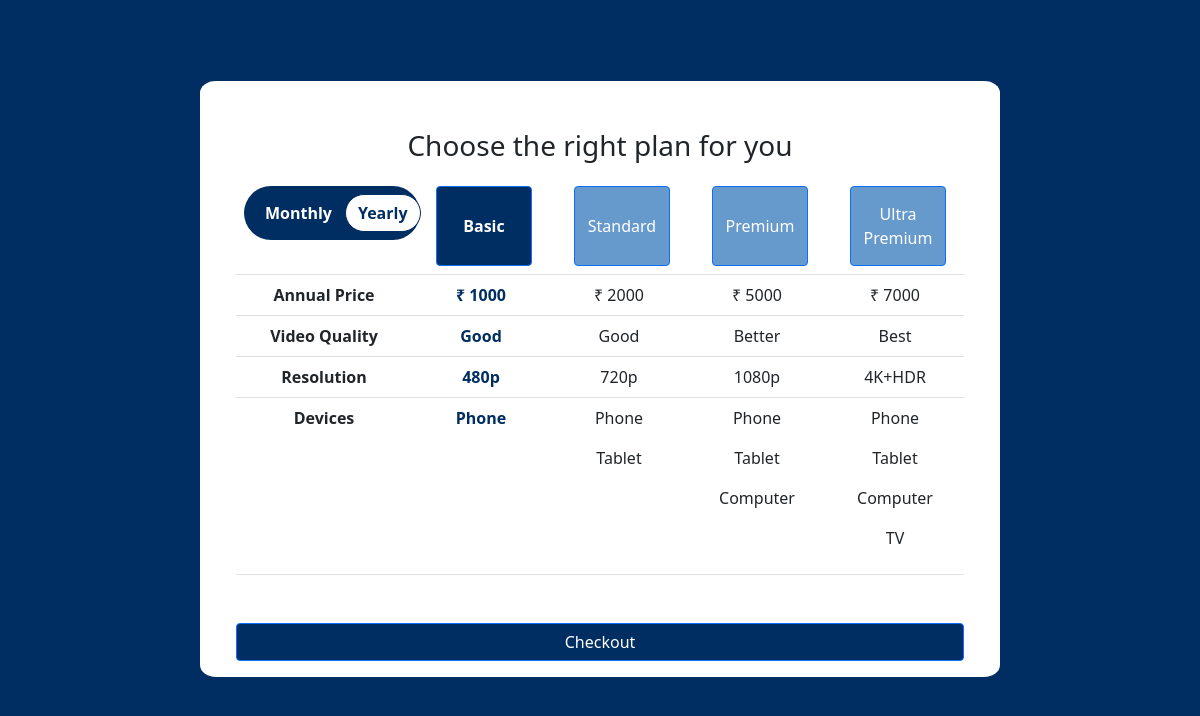
The page /choosen_plan/2/1 on the database its author committed.
### assignment/models.py (models this page shows, shortened)
class Plan(models.Model):
    name = models.CharField(max_length=150)
    monthly_price = models.IntegerField()
    yearly_price = models.IntegerField()
    video_quality = models.CharField(max_length=100)
    resolution = models.CharField(max_length=150)
    devices = models.CharField(max_length=100)
    active_screens = models.IntegerField()
    user = models.ForeignKey(User, on_delete=models.CASCADE, blank=True, null=True)
    def device_list(self):
        return self.devices.split('+')

### assignment/views.py (the view, shortened to what this page needs)
# urls.py: path('choosen_plan/<int:user_id>/<int:plan_id>', views.choosen_plan, name='choosen_plan'),
def choosen_plan(req, user_id, plan_id, do_post=True):
    if not User.objects.get(pk=user_id).is_authenticated():
        return redirect('signup')
    pl = Plan.objects.all()
    user = User.objects.get(pk=user_id)
    plan = Plan.objects.get(pk=plan_id)
    global selected_plan
    selected_plan = plan.id
    global plan_period
    plan_period= user.plan_period
    if plan_period == 1:
        return render(req, 'dashboard.html', {'plans' : pl, 'user' : user, 'plan_period' : plan_period, 'selected_plan' : selected_plan, 'monthly' : 'selected'})
    else:
        return render(req, 'dashboard.html', {'plans' : pl, 'user' : user, 'plan_period' : plan_period, 'selected_plan' : selected_plan, 'yearly' : 'selected'})

### assignment/models.py (called while the page is built)
    def is_authenticated(self):
        return self.is_loggedin

### assignment/templates/dashboard.html (shortened to what this page needs)
{% extends 'base.html' %}
{% load static %}
{% block content %}
<div class="row">
    <div class="box mx-5 box">
        <div class="mx-4 mt-5">
            <h3 class="text-center">Choose the right plan for you</h3>
        </div>
        <form action="" method="POST">
            <div class = "mx-4 mt-3">
                <div class="d-flex text-center">
                    <table class="table">
                        <tr>
                            <th class="capsule">
                                <div class="capsule py-2 px-2 d-flex justify-content-between">
                                    <a href="{% url 'monthly_plans' user.id %}" class = "btn btn-primary t-btn {{monthly}}">Monthly</a>
                                    <a href="{% url 'annual_plans' user.id %}" class = "btn btn-primary t-btn {{yearly}}">Yearly</a>
                                </div>
                            </th>
                            {% for pl in plans %}
                                <td>
                                    <a href="{% url 'choosen_plan' user.id pl.id %}" class="btn btn-primary type mx-3 {% if selected_plan == pl.id %}choosen text-white{% endif %}">{{pl.name}}</a>
                                </td>
                            {% endfor %}
                        </tr>
                        <tr>
                            {% if yearly %}
                                <th>Annual Price</th>
                                {% for pl in plans %}
                                    <td class="{% if selected_plan == pl.id %}choosen{% endif %}">&#8377; {{pl.yearly_price}}</td>
                                {% endfor %}
                            {% endif %}
                        </tr>
                        <tr>
                            <th>Video Quality</th>
                            {% for pl in plans %}
                                <td class="{% if selected_plan == pl.id %}choosen{% endif %}">{{pl.video_quality}}</td>
                            {% endfor %}
                        </tr>
                        <tr>
                            <th>Resolution</th>
                            {% for pl in plans %}
                                <td class="{% if selected_plan == pl.id %}choosen{% endif %}">{{pl.resolution}}</td>
                            {% endfor %}
                        </tr>
                        <tr>
                            <th>Devices</th>
                            {% for pl in plans %}
                            <td class="{% if selected_plan == pl.id %}choosen{% endif %}">
                                {% for device in pl.device_list %}
                                    <p>{{device}}</p>
                                {% endfor %}
                            </td>
                            {% endfor %}
                        </tr>
                    </table>
                </div>
                <div class="d-grid gap-2 mt-3">
                    <form action="{% url 'choosen_plan' user.id selected_plan %}" method="POST">
                        <button type="submit" class="my-3 btn btn-primary custom-bg" id="checkout_button">Checkout</button>
                    </form>
                </div>
            </div>
        </form>
{% endblock content %}

### assignment/templates/base.html (shortened to what this page needs)
<!DOCTYPE html>
{% load static %}
<html lang="en">
<head>
    <link rel="stylesheet" href=" {% static 'css/bootstrap.css' %} ">
    <link rel="stylesheet" href=" {% static 'css/core.css' %} " >
</head>
<body class="main_bg">
    <div class="container mt-5 main_bg">
        {% block content %}{% endblock content %}
    </div>
</body>
</html>

### assignment/static/css/core.css (style rules this page uses)
.main_bg { background: #002D62; }
.row { display: flex; height: 80vh; justify-content: center; align-items: center; }
.custom-bg { background: #002D62; }
.box { width: 50rem; background-color: white; border-radius: 2%; }
.t-btn { border-radius: 500px; background: #002D62; color: white; font-weight: bold; border-color: #002D62; }
.capsule { background-color: #002D62; border-radius: 500px; width: 11rem; }
.table { table-layout: fixed; }
.type { height: 5rem; width: 6rem; background-color: #6699CC; display: flex; align-items: center; justify-content: center; }
.choosen { background-color: #002D62; color: #002D62; font-weight: bold; }
.selected { background: white; color: #002D62; }

### rows shown on the page
Plan: name "Basic", yearly_price "1000", video_quality "Good", resolution "480p", device_list "Phone"
Plan: name "Standard", yearly_price "2000", video_quality "Good", resolution "720p", device_list "Phone" "Tablet"
Plan: name "Premium", yearly_price "5000", video_quality "Better", resolution "1080p", device_list "Phone" "Tablet" "Computer"
Plan: name "Ultra Premium", yearly_price "7000", video_quality "Best", resolution "4K+HDR", device_list "Phone" "Tablet" "Computer" "TV"
